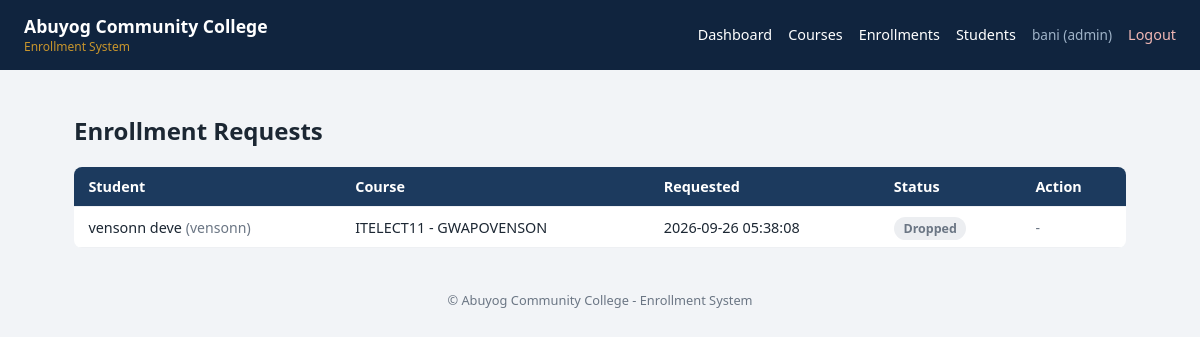
The app's page /admin/enrollments (signed in) with its own data.
### tables this page shows
CREATE TABLE users (
    id            INTEGER PRIMARY KEY AUTOINCREMENT,
    username      TEXT NOT NULL UNIQUE,
    email         TEXT NOT NULL UNIQUE,
    password_hash TEXT NOT NULL,                 -- NEVER store plaintext passwords
    full_name     TEXT NOT NULL,
    role          TEXT NOT NULL CHECK (role IN ('super_admin', 'admin', 'student')),
    is_active     INTEGER NOT NULL DEFAULT 1,    -- 0 disables login without deleting history
    created_at    TEXT NOT NULL DEFAULT (datetime('now'))
);

CREATE TABLE enrollments (
    id           INTEGER PRIMARY KEY AUTOINCREMENT,
    student_id   INTEGER NOT NULL,
    course_id    INTEGER NOT NULL,
    status       TEXT NOT NULL CHECK (status IN ('pending', 'approved', 'rejected', 'dropped')) DEFAULT 'pending',
    enrolled_at  TEXT NOT NULL DEFAULT (datetime('now')),
    processed_by INTEGER,                         -- which admin approved/rejected this
    FOREIGN KEY (student_id) REFERENCES users (id),
    FOREIGN KEY (course_id) REFERENCES courses (id),
    FOREIGN KEY (processed_by) REFERENCES users (id),
    UNIQUE (student_id, course_id)
);

CREATE TABLE courses (
    id           INTEGER PRIMARY KEY AUTOINCREMENT,
    course_code  TEXT NOT NULL UNIQUE,
    course_name  TEXT NOT NULL,
    description  TEXT,
    units        INTEGER NOT NULL DEFAULT 3,
    slots        INTEGER NOT NULL DEFAULT 40,    -- total seats offered
    created_by   INTEGER NOT NULL,
    created_at   TEXT NOT NULL DEFAULT (datetime('now')),
    FOREIGN KEY (created_by) REFERENCES users (id)
);

### app.py (the view)
@app.route("/admin/enrollments")
@login_required
@role_required("admin", "super_admin")
def admin_manage_enrollments():
    db = get_db()
    enrollments = db.execute(
        """SELECT e.*, u.full_name AS student_name, u.username AS student_username,
                  c.course_code, c.course_name, c.slots
           FROM enrollments e
           JOIN users u ON u.id = e.student_id
           JOIN courses c ON c.id = e.course_id
           ORDER BY (e.status = 'pending') DESC, e.enrolled_at DESC"""
    ).fetchall()
    return render_template("admin/manage_enrollments.html", enrollments=enrollments, user=_current_user())

### app.py (called while the page is built)
def _current_user():
    if "user_id" not in session:
        return None
    return get_db().execute("SELECT * FROM users WHERE id = ?", (session["user_id"],)).fetchone()

### auth.py (called while the page is built)
def login_required(view):
    @wraps(view)
    def wrapped_view(*args, **kwargs):
        if "user_id" not in session:
            flash("Please log in to continue.", "warning")
            return redirect(url_for("login", next=request.path))
        return view(*args, **kwargs)
    return wrapped_view

def role_required(*allowed_roles):
    def decorator(view):
        @wraps(view)
        def wrapped_view(*args, **kwargs):
            if session.get("role") not in allowed_roles:
                abort(403)
            return view(*args, **kwargs)
        return wrapped_view
    return decorator

### database.py (called while the page is built)
def get_db():
    if "db" not in g:
        g.db = sqlite3.connect(current_app.config["DATABASE"])
        g.db.row_factory = sqlite3.Row
        g.db.execute("PRAGMA foreign_keys = ON")
    return g.db

### templates/admin/manage_enrollments.html (shortened to what this page needs)
{% extends "base.html" %}
{% block content %}
<h2>Enrollment Requests</h2>
<table class="data-table">
    <thead>
        <tr><th>Student</th><th>Course</th><th>Requested</th><th>Status</th><th>Action</th></tr>
    </thead>
    <tbody>
        {% for e in enrollments %}
        <tr>
            <td>{{ e.student_name }} <span class="muted">({{ e.student_username }})</span></td>
            <td>{{ e.course_code }} - {{ e.course_name }}</td>
            <td>{{ e.enrolled_at }}</td>
            <td>
                <span class="badge
                    {% if e.status == 'approved' %}badge-success
                    {% elif e.status == 'rejected' %}badge-danger
                    {% elif e.status == 'dropped' %}badge-muted
                    {% else %}badge-warning{% endif %}">
                    {{ e.status }}
                </span>
            </td>
            <td>
                {% if e.status == 'pending' %}
                <form method="POST" action="{{ url_for('admin_decide_enrollment', enrollment_id=e.id) }}" class="inline-form">
                    <input type="hidden" name="csrf_token" value="{{ csrf_token() }}">
                    <button type="submit" name="decision" value="approved" class="btn btn-small btn-success">Approve</button>
                    <button type="submit" name="decision" value="rejected" class="btn btn-small btn-danger">Reject</button>
                </form>
                {% else %}
                <span class="muted">-</span>
                {% endif %}
            </td>
        </tr>
        {% else %}
        <tr><td colspan="5" class="muted">No enrollment requests yet.</td></tr>
        {% endfor %}
    </tbody>
</table>
{% endblock %}

### templates/base.html (shortened to what this page needs)
<!DOCTYPE html>
<html lang="en">
<head>
    <link rel="stylesheet" href="{{ url_for('static', filename='css/style.css') }}">
</head>
<body>
    <header class="topbar">
        <div class="brand">Abuyog Community College <span>Enrollment System</span></div>
        {% if session.get('user_id') %}
        <nav>
            {% if session.role == 'super_admin' %}
                <a href="{{ url_for('super_admin_dashboard') }}">Dashboard</a>
                <a href="{{ url_for('super_admin_manage_admins') }}">Manage Admins</a>
            {% elif session.role == 'admin' %}
                <a href="{{ url_for('admin_dashboard') }}">Dashboard</a>
                <a href="{{ url_for('admin_manage_courses') }}">Courses</a>
                <a href="{{ url_for('admin_manage_enrollments') }}">Enrollments</a>
                <a href="{{ url_for('admin_view_students') }}">Students</a>
            {% elif session.role == 'student' %}
                <a href="{{ url_for('student_dashboard') }}">My Enrollments</a>
                <a href="{{ url_for('student_browse_courses') }}">Browse Courses</a>
            {% endif %}
            <span class="who">{{ session.username }} ({{ session.role }})</span>
            <a href="{{ url_for('logout') }}" class="logout">Logout</a>
        </nav>
        {% endif %}
    </header>
    <main class="container">
        {% block content %}{% endblock %}
    </main>
    <footer class="footer">
        &copy; Abuyog Community College - Enrollment System
    </footer>
</body>
</html>

### static/css/style.css (style rules this page uses)
:root { --navy: #10243e; --navy-light: #1c3a5e; --gold: #c8952c; --fog: #f2f4f7; --ink: #1c2733; --danger: #b3261e; --success: #2e7d32; --warning: #b8860b; --muted: #6b7684; --white: #ffffff; }
* { box-sizing: border-box; }
body { margin: 0; font-family: "Segoe UI", Arial, sans-serif; color: var(--ink); background: var(--fog); }
.topbar { background: var(--navy); color: var(--white); padding: 0.9rem 1.5rem; display: flex; justify-content: space-between; align-items: center; flex-wrap: wrap; }
.brand { font-weight: 700; font-size: 1.1rem; }
.brand span { display: block; font-size: 0.75rem; color: var(--gold); font-weight: 400; }
nav { display: flex; gap: 1rem; align-items: center; flex-wrap: wrap; }
nav a { color: var(--white); text-decoration: none; font-size: 0.9rem; }
nav .who { color: #9fb3c8; font-size: 0.85rem; }
nav .logout { color: #f2b8b5; }
.container { max-width: 1100px; margin: 0 auto; padding: 1.5rem; }
.data-table { width: 100%; border-collapse: collapse; background: var(--white); border-radius: 8px; overflow: hidden; }
.data-table th, .data-table td { padding: 0.65rem 0.9rem; text-align: left; border-bottom: 1px solid #eef0f3; font-size: 0.9rem; }
.data-table th { background: var(--navy-light); color: var(--white); font-weight: 600; }
.badge { padding: 0.2rem 0.6rem; border-radius: 12px; font-size: 0.78rem; font-weight: 600; text-transform: capitalize; }
.badge-muted { background: #eceef1; color: var(--muted); }
.muted { color: var(--muted); font-size: 0.88rem; }
.footer { text-align: center; padding: 1.2rem; color: var(--muted); font-size: 0.8rem; }

### records on screen
users: username "bani", role "admin"
enrollments: student_name "vensonn deve", student_username "vensonn", course_code "ITELECT11", course_name "GWAPOVENSON", enrolled_at "2026-09-26 05:38:08", status "Dropped"
